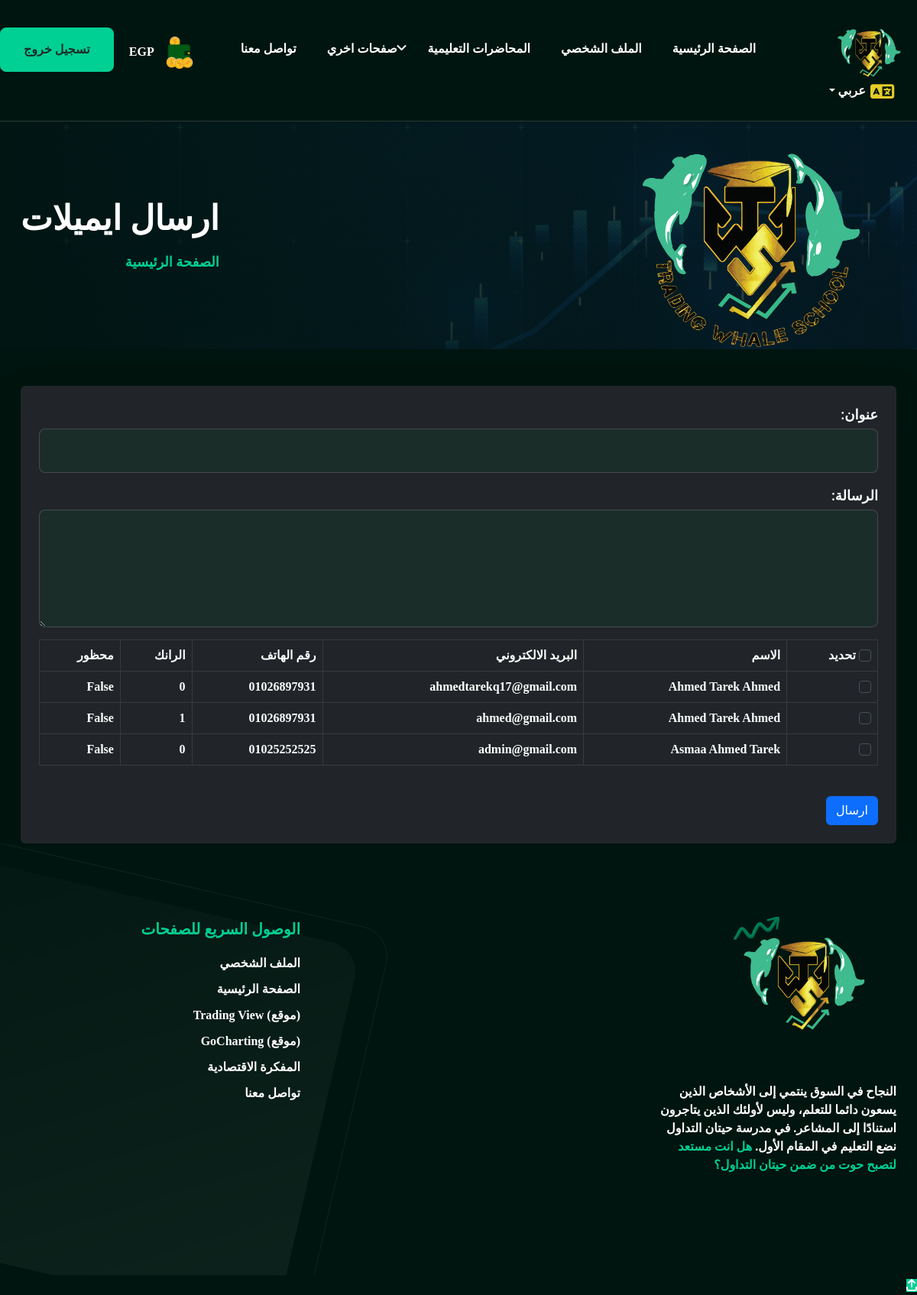
The app's page /ar/send_emails, older data.
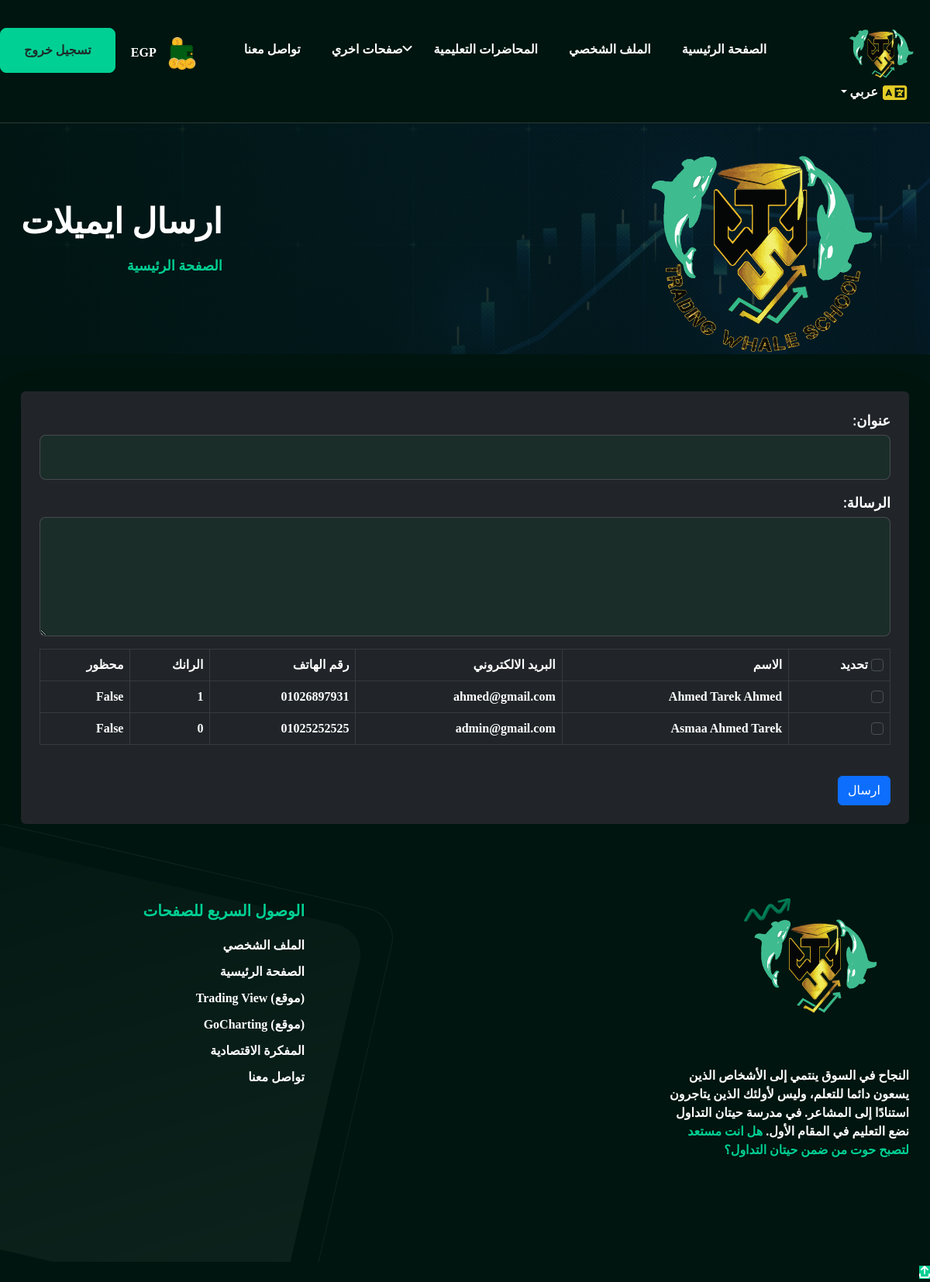
The same page, newer data.
### users/models.py (models this page shows, shortened)
class CustomUser(AbstractBaseUser,PermissionsMixin):
    phone = models.CharField(max_length=25)
    email = models.EmailField(unique=True)
    create_by = models.ForeignKey('self', on_delete=models.SET_NULL, null=True, blank=True)
    create_at = models.DateTimeField(default=timezone.now)
    ended_at = models.DateTimeField(null=True,blank=True)
    is_blocked = models.BooleanField(default=False)
    has_right_sign = models.BooleanField(default=False)
    is_active = models.BooleanField(default=True)
    is_staff = models.BooleanField(default=False)
    is_superuser = models.BooleanField(default=False)
    has_landpage= models.BooleanField(default=False)
    objects = CustomUserManager()
    USERNAME_FIELD = 'email'
    REQUIRED_FIELDS = ['phone']
    class Meta:
        ordering = ['id']

### accounts/models.py (models this page shows, shortened)
class Profile(models.Model):
    user=models.OneToOneField(CustomUser,on_delete=models.CASCADE)
    membership=models.ForeignKey(MemberShip,on_delete=models.CASCADE)
    name=models.CharField(max_length=100)
    address=models.CharField(max_length=100)
    birth_date=models.CharField(null=True,blank=True ,max_length=100)
    coin=models.IntegerField(default=0)
    image=models.ImageField(upload_to='static/users/',null=True,blank=True)
    price=models.FloatField(default=0)
    marketing_avilable=models.BooleanField(default=False)
    rank=models.IntegerField(default=0)
    number=models.IntegerField(default=0)
    no_time=models.BooleanField(default=False)
    class Meta:
        ordering = ['id']

### home/views.py (the view, shortened to what this page needs)
# urls.py: path('ar/send_emails',views.send_emails_ar,name='send_emails_ar'),
def send_emails_ar(request):
    users = CustomUser.objects.all()
    context = {
        'users': users,
    }
    return render(request, 'ar/emails.html', context)

### home/templates/ar/emails.html (shortened to what this page needs)
{% extends 'ar/base.html' %}
{% load static %}
{% block body %}
  <section class="page-header bg--cover" style="background-image:url(assets/images/header/1.png)">
    <div class="container" style="display:flex;justify-content:space-between">
      <div class="page-header__shape">
        <span class="page-header__shape-item page-header__shape-item--1"><img src="{% static 'assets/images/logo/logo.png' %}"
            alt="shape-icon"></span>
      </div>
      <div class="page-header__content" data-aos="fade-left" data-aos-duration="1000">
        <h2> ارسال ايميلات</h2>
        <nav style="--bs-breadcrumb-divider: '/';" aria-label="breadcrumb">
          <ol class="breadcrumb mb-0">
            <li class="breadcrumb-item "><a href="{% url 'home:home_ar' %}">الصفحة الرئيسية</a></li>
          </ol>
        </nav>
      </div>
    </div>
  </section>
  <div class="container mt-5">
    <form method="post" action="{% url 'home:send_emails_ar' %}" class="shadow-lg p-4 bg-dark text-light rounded">
      <div class="mb-3">
        <label for="subject" class="form-label">عنوان:</label>
        <input type="text" name="subject" id="subject" class="form-control" required>
      </div>
      <div class="mb-3">
        <label for="message" class="form-label">الرسالة:</label>
        <textarea name="message" id="message" rows="5" class="form-control" required></textarea>
      </div>
      <div class="table-responsive mb-4">
        <table class="table table-hover table-dark table-bordered">
          <thead class="thead-light">
            <tr>
              <th scope="col" id="checkAll">
                <input type="checkbox" name="selectAll" id="selectAll" class="form-check-input">
                تحديد</th>
              <th scope="col">الاسم</th>
              <th scope="col">البريد الالكتروني</th>
              <th scope="col">رقم الهاتف</th>
              <th scope="col">الرانك</th>
              <th scope="col">محظور</th>
            </tr>
          </thead>
          <tbody>
            {% for user in users %}
            <tr>
              <td>
                <input type="checkbox" name="recipients" value="{{ user.id }}" class="form-check-input">
              </td>
              <td>{{ user.profile.name }}</td>
              <td>{{ user.email }}</td>
              <td>{{ user.phone }}</td>
              <td>{{ user.profile.rank }}</td>
              <td>{{ user.is_blocked }}</td>
            </tr>
            {% endfor %}
          </tbody>
        </table>
      </div>
      <div class="text-end">
        <button type="submit" class="btn btn-primary">ارسال</button>
      </div>
    </form>
  </div>
{% endblock %}

### home/templates/ar/base.html (shortened to what this page needs)
{% load static %}
<!DOCTYPE html>
<html lang="en" data-bs-theme="dark">
<head>
  <link rel="stylesheet" href="{% static 'assets/css/bootstrap.min.css' %}">
  <link rel="stylesheet" href="{% static 'assets/css/aos.css' %}">
  <link rel="stylesheet" href="{% static 'assets/css/all.min.css' %}">
  <link rel="stylesheet" href="{% static 'assets/css/swiper-bundle.min.css' %}">
  <link rel="stylesheet" href="https://cdnjs.cloudflare.com/ajax/libs/font-awesome/6.4.0/css/all.min.css"
 />
  <link rel="stylesheet" href="{% static 'assets/css/style2.css' %}">
  <link rel="stylesheet" href="{% static 'assets/css/bootstrapcustom.css' %}">
</head>
<body dir="rtl">
  <header class="header-section header-section--style1">
    <div class="header-bottom">
      <div style="display: flex; justify-content: space-evenly;">
        <div class="header-wrapper">
          <div class="logo">
            <a href="{% url 'home:home_ar' %}">
              <img class="" style="width:130px;" src="{% static 'assets/images/logo/preloader.png' %}" alt="logo">
            </a>
          </div>
          <div class="menu-area">
            <ul class="menu">
              <li>
                <a href="{% url 'home:home_ar' %}" class="menu-li-a">الصفحة الرئيسية </a>
              </li>
              <li>
                <a href="{% url 'accounts:profile_ar' %}" class="menu-li-a">الملف الشخصي </a>
              </li>
              <li>
                <a href="#" id="showModalx" class="menu-li-a">المحاضرات التعليمية </a>
              </li>
              <li class="menu-item-has-children">
                <a href="#">صفحات اخري </a>
              </li>
              <li>
                <a href="{% url 'contact:contact_ar' %}" class="menu-li-a">تواصل معنا</a>
              </li>
              <li style="display: flex;margin-top: -15px;">
                <div class="header-action">
                  <div class="menu-area">
                    <div class="" style="margin-right: 30px; margin-left:20px">
                      <img src="{% static 'assets/images/logo/walet.png' %}" class="wallet" width="50px" srcset=""> {{profile.coin}}&nbsp;EGP
                    </div>
                    <div class="">
                      <a href="{% url 'accounts:logout_ar' %}" class="trk-btn trk-btn--border trk-btn--primary">
                        <span>تسجيل خروج</span>
                      </a>
                    </div>
                  </div>
                </div>
              </li>
            </ul>
          </div>
          <div class=" d-flex" style="align-items:center; margin-right:30px; margin-top:-20px;">
            <i class="fa fa-language" style="color:#e5cd26;font-size: 25px;"></i>
              <div class="custom-dropdown" >
                <button class="dropdown-toggle" style="background-color: #00150f; border: none;" id="languageDropdown" data-bs-toggle="dropdown" aria-haspopup="true" aria-expanded="false">
                     عربي
                </button>
              </div>
          </div>
        </div>
      </div>
    </div>
  </header>
{% block body %}
{% endblock %}
  <footer class="footer brand-1">
    <div class="container">
      <div class="footer__wrapper">
        <div class="footer__top footer__top--style1">
          <div class="row gy-5 gx-4">
            <div class="col-md-8">
              <div class="footer__about">
                <a href="{% url 'home:home_ar' %}" class="footer__about-logo">
                  <img style="width:250px;" src="{% static 'assets/images/logo/preloader.png' %}"
                    alt="Logo"></a>
                <p class="footer__about-moto ">
                  النجاح في السوق ينتمي إلى الأشخاص الذين يسعون دائما  للتعلم، وليس لأولئك الذين يتاجرون استنادًا إلى المشاعر.
في مدرسة  حيتان التداول نضع التعليم في المقام الأول.
                  <span class="green-color">
                    هل انت مستعد لتصبح حوت من ضمن حيتان التداول؟
                  </span>
                </p>
              </div>
            </div>
            <div class="col-4">
              <div class="footer__links">
                <div class="footer__links-tittle">
                  <h6 class="green-color">الوصول السريع للصفحات </h6>
                </div>
                <div class="footer__links-content">
                  <ul class="footer__linklist">
                    <li class="footer__linklist-item"> <a href="{% url 'accounts:profile_ar' %}">الملف الشخصي</a>
                    </li>
                    <li class="footer__linklist-item"> <a href="{% url 'home:home_ar' %}" id="showModalx">الصفحة الرئيسية</a>
                    </li>
                    <li class="footer__linklist-item"> <a href="https://www.tradingview.com">(موقع) Trading View </a>
                    </li>
                    <li class="footer__linklist-item"> <a href="https://gocharting.com/">(موقع) GoCharting </a>
                    </li>
                    <li class="footer__linklist-item"> <a href="https://sa.investing.com/economic-calendar/"> المفكرة الاقتصادية</a> </li>
                    <li class="footer__linklist-item"> <a href="{% url 'contact:contact_ar' %}">تواصل معنا</a>
                    </li>
                  </ul>
                </div>
              </div>
            </div>
          </div>
        </div>
      </div>
    </div>
    <div class="footer__shape">
      <span class="footer__shape-item footer__shape-item--1" style="left:80%"><img src="{% static 'assets/images/footer/1.png' %}"
          alt="shape icon"></span>
      <span class="footer__shape-item footer__shape-item--2"> <span></span> </span>
    </div>
  </footer>
  <a href="#" class=" --home1"><i class="fa-solid fa-arrow-up-from-bracket"></i></a>
</body>
</html>

Row changes from the older to the newer data that the page shows:
removed CustomUser: profile.name "Ahmed Tarek Ahmed", email "ahmedtarekq17@gmail.com", phone "01026897931", profile.rank "0", is_blocked "False"
